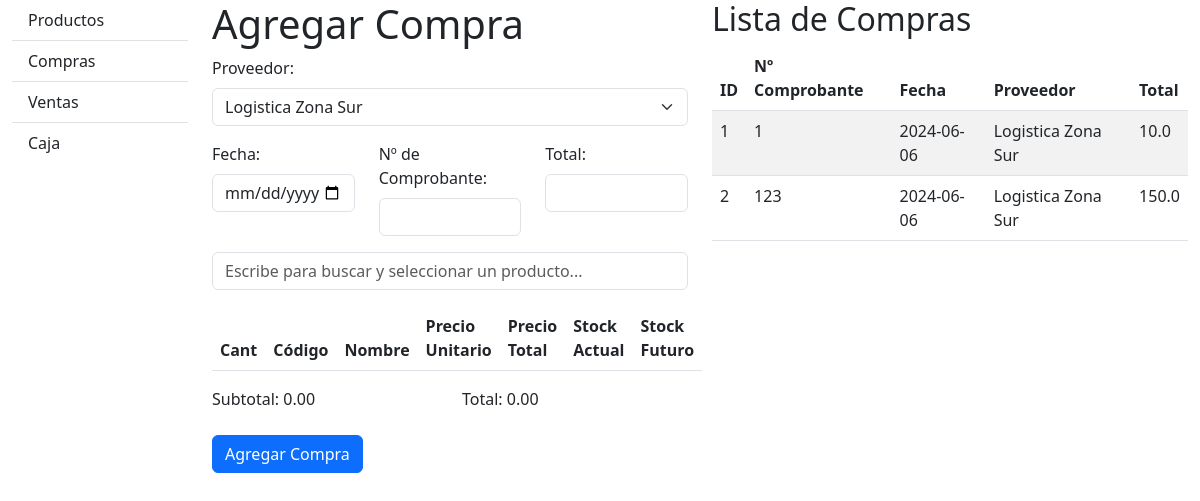
The app's page /compras with its own data.
### database_setup.py (models this page shows)
class Compra(Base):
    __tablename__ = 'Compra'
    id = Column(Integer, primary_key=True, autoincrement=True)
    fecha = Column(Date, nullable=False)
    numero_comprobante = Column(String, nullable=False)
    total = Column(Float, nullable=False)
    idproveedor = Column(Integer, ForeignKey('Proveedor.id'))
    proveedor = relationship('Proveedor', back_populates='compras')
    detalles = relationship('DetalleCompra', back_populates='compra', cascade='all, delete-orphan')

class Proveedor(Base):
    __tablename__ = 'Proveedor'
    id = Column(Integer, primary_key=True, autoincrement=True)
    nombre = Column(String, nullable=False)
    cuit = Column(String, nullable=True)
    compras = relationship('Compra', back_populates='proveedor')

### compras.py (the view)
@compras_bp.route('/compras')
def mostrar_compras():
    compras = session.query(Compra).all()
    proveedores = session.query(Proveedor).all()
    productos = session.query(Producto).all()
    return render_template('compras.html', compras=compras, proveedores=proveedores, productos=productos)

### templates/compras.html (shortened to what this page needs)
<!DOCTYPE html>
<html lang="en">
<head>
    <link href="https://cdn.jsdelivr.net/npm/bootstrap@5.3.0/dist/css/bootstrap.min.css" rel="stylesheet">
</head>
<body>
    <div class="container-fluid">
        <div class="row">
            <div class="col-md-2">
                {% include 'navbar.html' %}
            </div>
            <div class="col-md-5">
                <h1>Agregar Compra</h1>
                <form action="/compras/agregar" method="post" id="compraForm">
                    <div class="mb-3">
                        <label for="idproveedor" class="form-label">Proveedor:</label>
                        <select class="form-select" id="idproveedor" name="idproveedor" required>
                            {% for proveedor in proveedores %}
                                <option value="{{ proveedor.id }}">{{ proveedor.nombre }}</option>
                            {% endfor %}
                        </select>
                    </div>
                    <div class="row mb-3">
                        <div class="col-md-4">
                            <label for="fecha" class="form-label">Fecha:</label>
                            <input type="date" class="form-control" id="fecha" name="fecha" required>
                        </div>
                        <div class="col-md-4">
                            <label for="numero_comprobante" class="form-label">Nº de Comprobante:</label>
                            <input type="text" class="form-control" id="numero_comprobante" name="numero_comprobante" required>
                        </div>
                        <div class="col-md-4">
                            <label for="total" class="form-label">Total:</label>
                            <input type="number" class="form-control" id="total" name="total">
                        </div>
                    </div>
                    <div class="mb-3">
                        <input type="text" class="form-control" id="buscar_producto" placeholder="Escribe para buscar y seleccionar un producto...">
                    </div>
                    <table class="table table-striped" id="itemsTable">
                        <thead>
                            <tr>
                                <th>Cant</th>
                                <th>Código</th>
                                <th>Nombre</th>
                                <th>Precio Unitario</th>
                                <th>Precio Total</th>
                                <th>Stock Actual</th>
                                <th>Stock Futuro</th>
                            </tr>
                        </thead>
                    </table>
                    <div class="row mb-3">
                        <div class="col-md-6">
                            <label for="subtotal" class="form-label">Subtotal:</label>
                            <span id="subtotal">0.00</span>
                        </div>
                        <div class="col-md-6">
                            <label for="totalFactura" class="form-label">Total:</label>
                            <span id="totalFactura">0.00</span>
                        </div>
                    </div>
                    <button type="submit" class="btn btn-primary">Agregar Compra</button>
                </form>
            </div>
            <div class="col-md-5">
                <h2>Lista de Compras</h2>
                <table class="table table-striped">
                    <thead id="tablaEncabezado">
                        <tr>
                            <th>ID</th>
                            <th>Nº Comprobante</th>
                            <th>Fecha</th>
                            <th>Proveedor</th>
                            <th>Total</th>
                        </tr>
                    </thead>
                    <tbody>
                        {% for compra in compras %}
                            <tr>
                                <td>{{ compra.id }}</td>
                                <td>{{ compra.numero_comprobante }}</td>
                                <td>{{ compra.fecha }}</td>
                                <td>{{ compra.proveedor.nombre }}</td>
                                <td>{{ compra.total }}</td>
                            </tr>
                        {% endfor %}
                    </tbody>
                </table>
            </div>
        </div>
    </div>
</body>
</html>

### records on screen
Compra: id "1", numero_comprobante "1", fecha "2024-06-06", proveedor.nombre "Logistica Zona Sur", total "10.0"
Compra: id "2", numero_comprobante "123", fecha "2024-06-06", proveedor.nombre "Logistica Zona Sur", total "150.0"

### other values on screen
form field idproveedor "Logistica Zona Sur"
